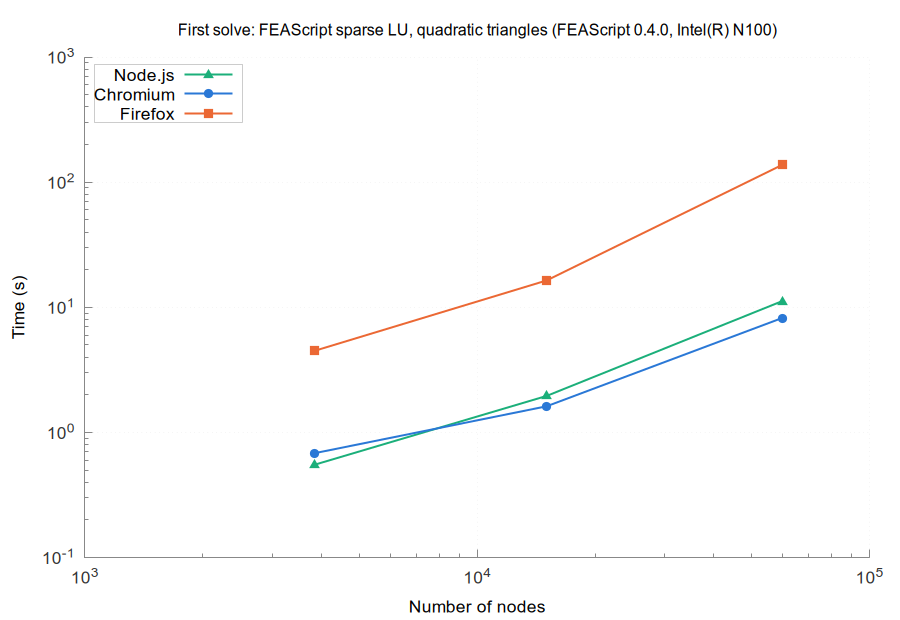

Generate this figure with gnuplot:
set terminal pngcairo size 900,620 font 'Arial,13'
set border 3 lc rgb '#888888'; set tics nomirror tc rgb '#333333'
set grid lc rgb '#e6e6e6' lw 1; set key top left box lc rgb '#cccccc' opaque
set logscale xy; set format y '10^{%L}'; set format x '10^{%L}'
set output 'browsers_FEAScript_sparse_LU_quadratic_triangles_first.png'
set title 'First solve: FEAScript sparse LU, quadratic triangles (FEAScript 0.4.0, Intel(R) N100)' font 'Arial,12'
set xlabel 'Number of nodes'
set ylabel 'Time (s)'
plot 'browsers_FEAScript_sparse_LU_quadratic_triangles_first_node.dat' u 1:2 w lp lw 2 pt 9 ps 1.2 lc rgb '#1baf7a' t 'Node.js', \
     'browsers_FEAScript_sparse_LU_quadratic_triangles_first_chromium.dat' u 1:2 w lp lw 2 pt 7 ps 1.2 lc rgb '#2a78d6' t 'Chromium', \
     'browsers_FEAScript_sparse_LU_quadratic_triangles_first_firefox.dat' u 1:2 w lp lw 2 pt 5 ps 1.2 lc rgb '#eb6834' t 'Firefox'
